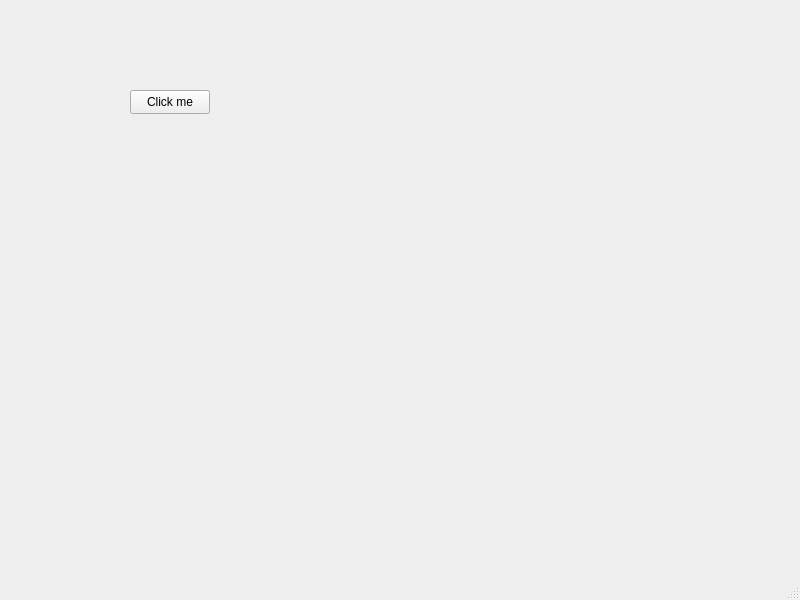
<?xml version="1.0" encoding="UTF-8"?>
<ui version="4.0">
 <class>MainWindow</class>
 <widget class="QMainWindow" name="MainWindow">
  <property name="geometry">
   <rect>
    <x>0</x>
    <y>0</y>
    <width>800</width>
    <height>600</height>
   </rect>
  </property>
  <property name="windowTitle">
   <string>MainWindow</string>
  </property>
  <widget class="QWidget" name="centralwidget">
   <widget class="QPushButton" name="pushButton">
    <property name="geometry">
     <rect>
      <x>130</x>
      <y>90</y>
      <width>80</width>
      <height>24</height>
     </rect>
    </property>
    <property name="text">
     <string>Click me</string>
    </property>
   </widget>
  </widget>
  <widget class="QMenuBar" name="menubar">
   <property name="geometry">
    <rect>
     <x>0</x>
     <y>0</y>
     <width>800</width>
     <height>21</height>
    </rect>
   </property>
  </widget>
  <widget class="QStatusBar" name="statusbar"/>
 </widget>
 <resources/>
 <connections/>
</ui>
